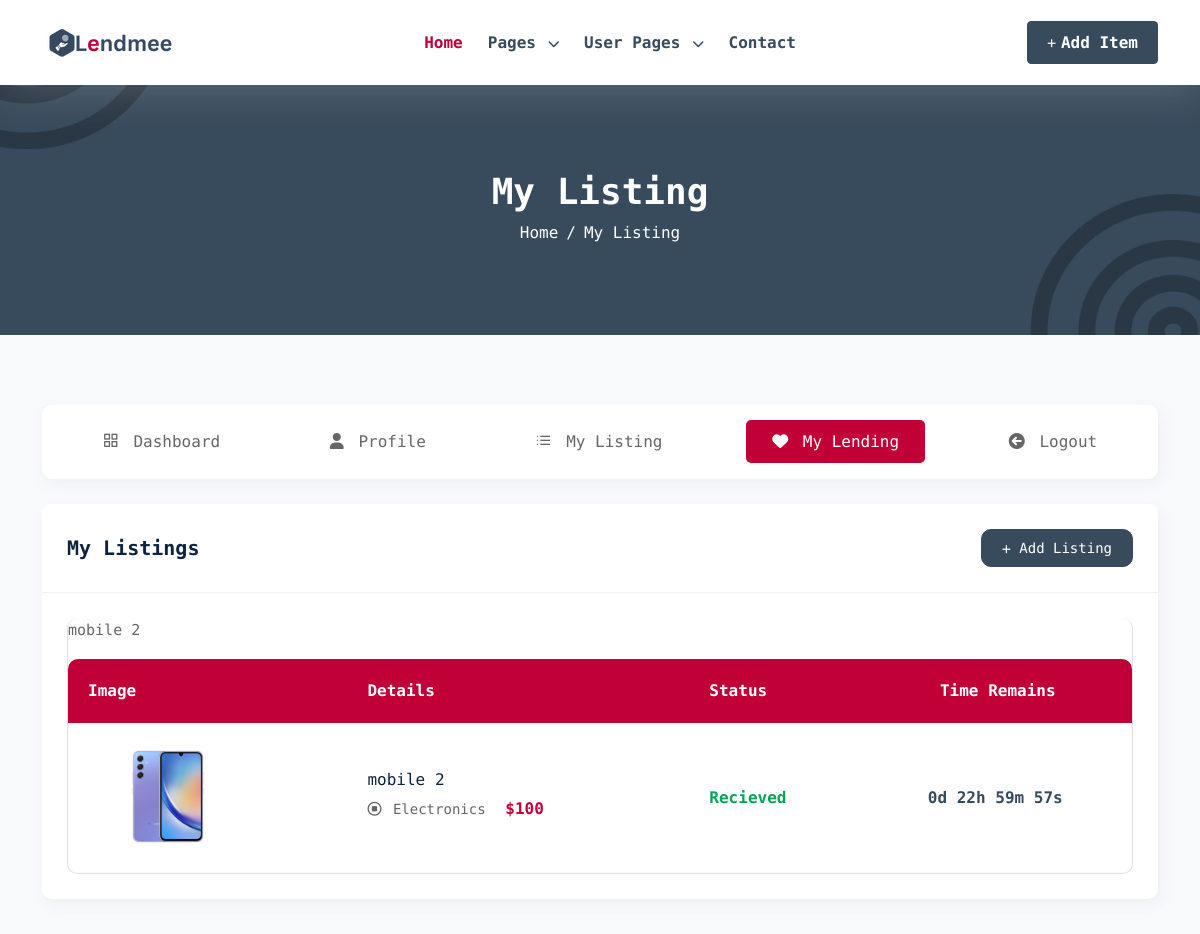
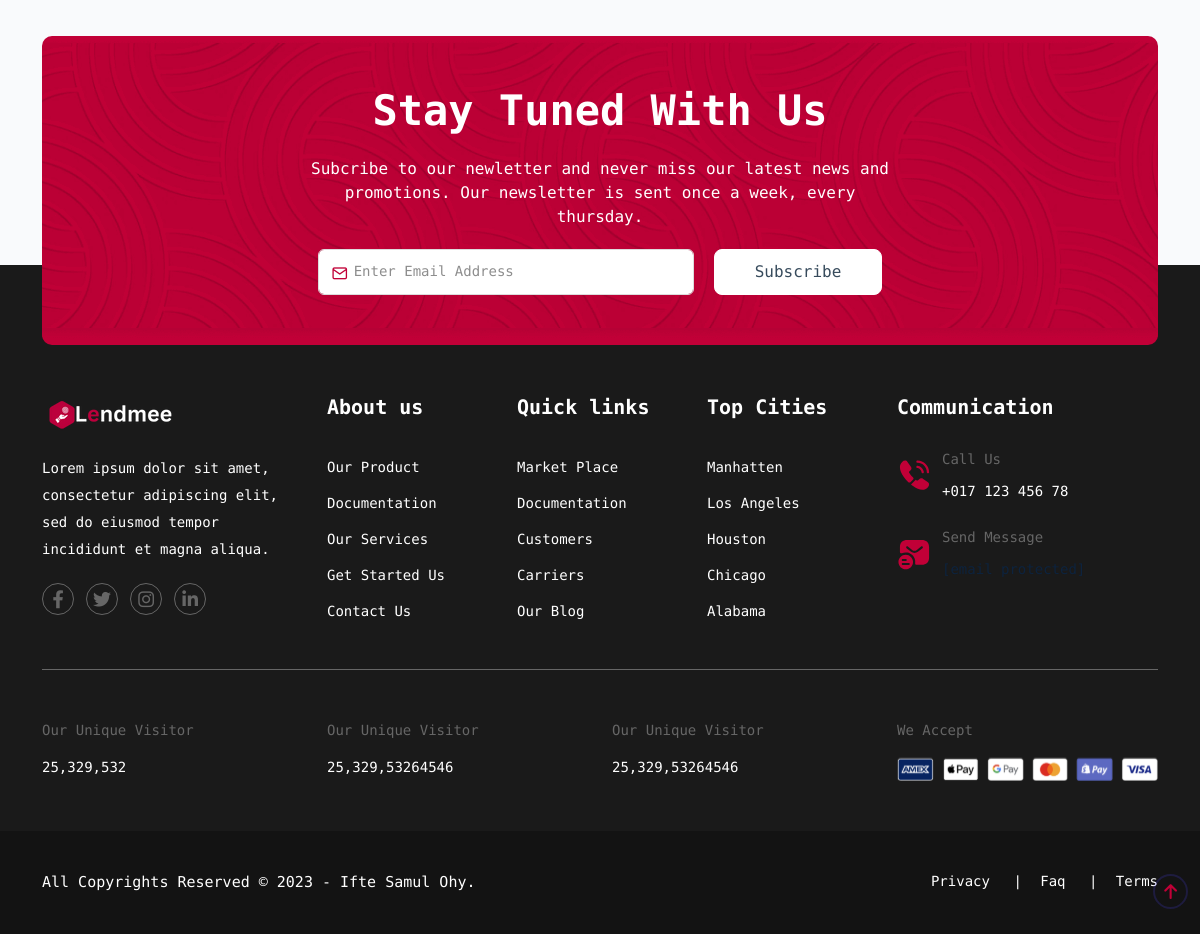
/my-lending (signed in), run on the app's committed database (2 pictures, top to bottom).
### lendapp/models.py (models this page shows, shortened)
class LendProduct(models.Model):
    user = models.ForeignKey(User,on_delete=models.CASCADE,null=True,blank=True)
    item = models.ForeignKey(Item,on_delete=models.CASCADE,null=True,blank=True)
    CHOICE_OPTION1 = 'Recieved'
    CHOICE_OPTION2 = 'Back'
    CHOICES = [
        (CHOICE_OPTION1, 'Recieved'),
        (CHOICE_OPTION2, 'Back'),
    ]
    status =  models.CharField(max_length=20, choices=CHOICES)
    date = models.DateField(null=True,blank=True)
    class Meta:
        verbose_name = "Product Lending"

class Item(models.Model):
    user = models.ForeignKey(User,on_delete=models.CASCADE,null=True,blank=True)
    title = models.CharField(max_length=200)
    description = models.TextField()
    free_days = models.IntegerField()
    rental_charge = models.IntegerField()
    CHOICE_OPTION1 = 'Free'
    CHOICE_OPTION2 = 'Lended'
    CHOICES = [
        (CHOICE_OPTION1, 'Free'),
        (CHOICE_OPTION2, 'Lended'),
    ]
    status =  models.CharField(max_length=20, choices=CHOICES)
    CHOICE_OPTION3 = 'Featured'
    CHOICE_OPTION4 = 'Latest'
    CHOICES2 = [
        (CHOICE_OPTION3, 'Featured'),
        (CHOICE_OPTION4, 'Latest'),
    ]
    category = models.ForeignKey(Category,on_delete=models.CASCADE,null=True,blank=True)
    tag = models.CharField(max_length=20, choices=CHOICES2)
    location = models.ForeignKey(Location,on_delete=models.CASCADE,null=True,blank=True)
    product_image = models.ManyToManyField(ProductGallery)
    address = models.TextField()
    phone_no = models.CharField(max_length=18)
    email = models.EmailField()
    website = models.URLField(null=True,blank=True)
    facebook = models.URLField(null=True,blank=True)
    twitter = models.URLField(null=True,blank=True)
    instagram = models.URLField(null=True,blank=True)
    linkedin = models.URLField(null=True,blank=True)
    def __str__(self):
        return f"{self.title}"
    class Meta:
        verbose_name = "All Item"

class ProductGallery(models.Model):
    name = models.CharField(max_length=200)
    image = models.ImageField(upload_to="upload")
    class Meta:
        verbose_name = "Product Gallery"

### lendapp/views.py (the view)
# urls.py: path("my-lending", views.MyLending.as_view(),name="my-lending"),
class MyLending(LoginRequiredMixin,TemplateView):
    login_url = reverse_lazy('login')
    template_name = "lendapp/my-lending.html"
    def get_context_data(self, **kwargs):
        context = super().get_context_data(**kwargs)
        context['items'] = LendProduct.objects.filter(user=self.request.user)
        context['status'] = "lending"
        return context

### lendapp/templates/lendapp/my-lending.html (shortened to what this page needs)
<!DOCTYPE html>
{% load static %}
<html lang="en">
<head>
    <link rel="stylesheet" href="{% static 'lendapp/assets/css/bootstrap.min.css' %}">
    <link rel="stylesheet" href="{% static 'lendapp/assets/plugins/fontawesome/css/fontawesome.min.css' %}">
    <link rel="stylesheet" href="{% static 'lendapp/assets/plugins/fontawesome/css/all.min.css' %}">
    <link rel="stylesheet" href="{% static 'lendapp/assets/plugins/select2/css/select2.min.css' %}">
    <link rel="stylesheet" href="{% static 'lendapp/assets/plugins/aos/aos.css' %}">
    <link rel="stylesheet" href="{% static 'lendapp/assets/plugins/datatables/datatables.min.css' %}">
    <link rel="stylesheet" href="{% static 'lendapp/assets/css/feather.css' %}">
    <link rel="stylesheet" href="{% static 'lendapp/assets/css/style.css' %}">
</head>
<body>
    <div class="main-wrapper innerpagebg">
        {% include 'lendapp/header.html' %}
        <div class="breadcrumb-bar">
            <div class="container">
                <div class="row align-items-center text-center">
                    <div class="col-md-12 col-12">
                        <h2 class="breadcrumb-title">My Listing</h2>
                        <nav aria-label="breadcrumb" class="page-breadcrumb">
                            <ol class="breadcrumb">
                                <li class="breadcrumb-item"><a href="index-2.html">Home</a></li>
                                <li class="breadcrumb-item active" aria-current="page">My Listing</li>
                            </ol>
                        </nav>
                    </div>
                </div>
            </div>
        </div>
        <div class="dashboard-content">
            <div class="container">
                {% include 'lendapp/nav.html' with status=status %}
                <div class="dash-listingcontent dashboard-info">
                    <div class="dash-cards card">
                        <div class="card-header">
                            <h4>My Listings</h4>
                            <a class="nav-link header-login add-listing" href="add-listing.html"><i
                                    class="fa-solid fa-plus"></i> Add Listing</a>
                        </div>
                        <div class="card-body">
                            <div class="table-responsive">
                                <table class="listing-table datatable" id="listdata-table">
                                    <thead>
                                        <tr>
                                            <th class="no-sort">Image</th>
                                            <th class="no-sort">Details</th>
                                            <th>Status</th>
                                            <th class="no-sort">Time Remains</th>
                                        </tr>
                                    </thead>
                                    <tbody>
                                        {% for item in items %}
                                        <p>{{item.item}}</p>
                                        <tr>
                                            <td>
                                                <div class="listingtable-img"> <a href="{% url 'post-detail-page' item.item.id %}"><img
                                                            class="img-fluid avatar-img"
                                                            src="{{item.item.product_image.all.0.image.url}}" alt=""></a></div>
                                            </td>
                                            <td>
                                                <h6><a href="{% url 'post-detail-page' item.item.id %}">{{item.item.title}}</a></h6>
                                                <div class="listingtable-rate"><a href="javascript:void(0)"
                                                        class="cat-icon"><i class="fa-regular fa-circle-stop"></i>
                                                        Electronics</a> <span
                                                        class="discount-amt">${{item.item.rental_charge}}</span>
                                            </td>
                                            <td><span class="status-text">{{item.status}}</span></td>
                                            <td><Span id="countdown" class="views-count"></span></td>
                                        </tr>
                                        {% endfor %}
                                    </tbody>
                                </table>
                            </div>
                        </div>
                    </div>
                </div>
            </div>
        </div>
        {% include 'lendapp/footer.html' %}
    </div>
    <div class="progress-wrap active-progress">
        <svg class="progress-circle svg-content" width="100%" height="100%" viewBox="-1 -1 102 102">
            <path d="M50,1 a49,49 0 0,1 0,98 a49,49 0 0,1 0,-98"
                style="transition: stroke-dashoffset 10ms linear 0s; stroke-dasharray: 307.919px, 307.919px; stroke-dashoffset: 228.265px;">
            </path>
        </svg>
    </div>
</body>
</html>

### data on the page
LendProduct: item "mobile 2", item.product_image.all.0.image (picture), item.rental_charge "100", status "Recieved"
